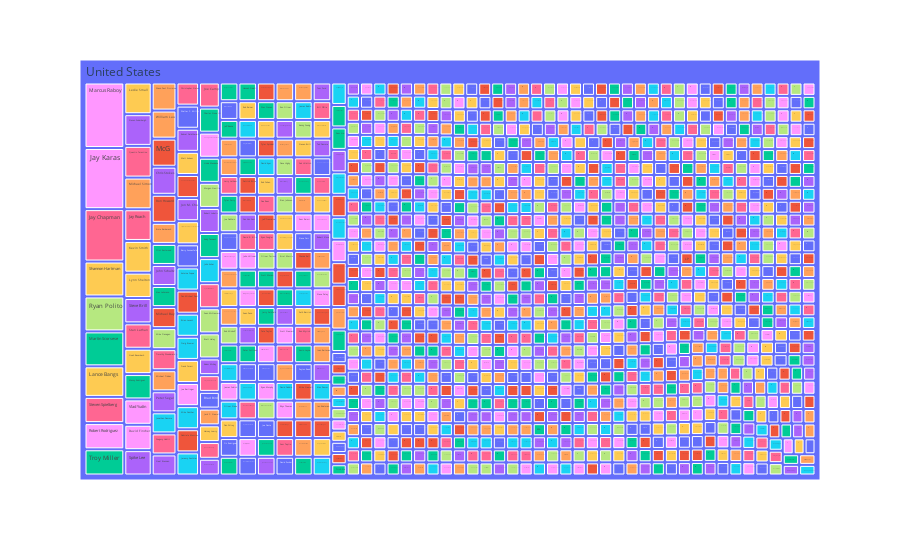

Notebook cell for this chart:
### Markdown cell above
# Content in United States

### Code cell
netflix_fr=netflix_overall[netflix_overall['country']=='United States']
nannef=netflix_fr.dropna()
import plotly.express as px
fig = px.treemap(nannef, path=['country','director'],
                  color='director', hover_data=['director','title'],color_continuous_scale='Purples')
fig.show()

### Figure 1 — Plotly figure (JSON) as saved in the notebook; plotly's stock layout.template omitted (floating-point values rounded to 4 significant figures; data arrays with more than 128 entries replaced by an {"elided": "..."} marker saying what was removed)
{"data": [{"branchvalues": "total", "customdata": {"elided": "1286x3 str values"}, "domain": {"x": [0, 1], "y": [0, 1]}, "hovertemplate": "labels=%{label}<br>count=%{value}<br>parent=%{parent}<br>id=%{id}<br>director=%{customdata[2]}<br>title=%{customdata[1]}<extra></extra>", "ids": {"elided": "1286 str values"}, "labels": {"elided": "1286 str values"}, "marker": {"colors": {"elided": "1286 str values"}}, "name": "", "parents": {"elided": "1286 str values"}, "type": "treemap", "values": {"elided": "1286 int values"}}], "layout": {"legend": {"tracegroupgap": 0}, "margin": {"t": 60}}}
